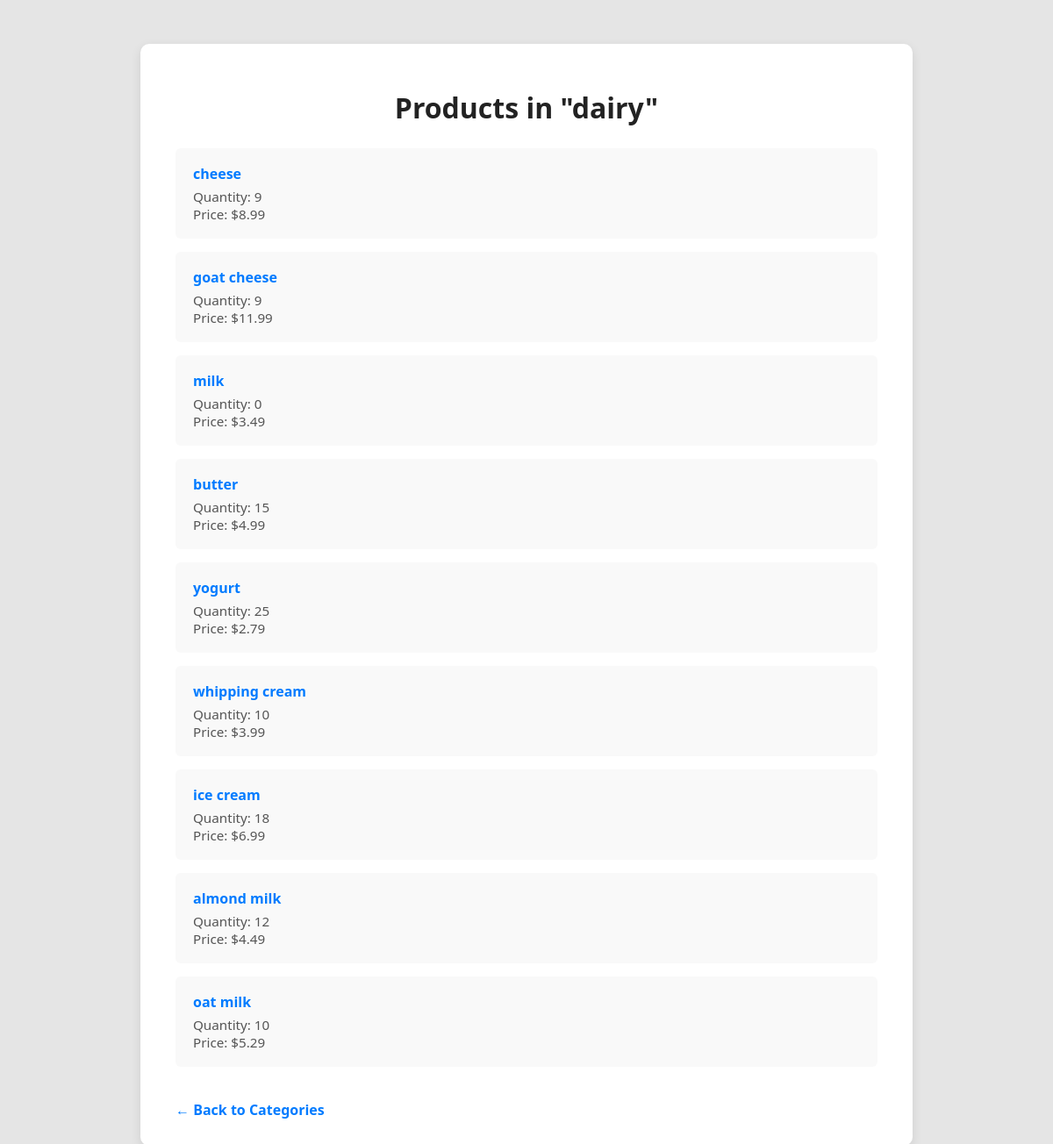
Screenshot of /categories/dairy with the database file from the repository.
### app.py (models this page shows)
class Product(db.Model):
    __tablename__ = "products"
    id = mapped_column(Integer, primary_key=True)
    name = mapped_column(String)
    qty = mapped_column(Integer, default=0)
    price = mapped_column(Float)
    category_id = mapped_column(Integer, ForeignKey("Categories.id"))
    category = relationship("Category", back_populates="products")

### app.py (the view)
@app.route("/categories/<string:category_name>")
def category_products(category_name):
    products = db.session.execute(db.select(Product).where(Product.category.has(Category.name == category_name))).scalars()
    return render_template("products.html", category=category_name, data=products)

### templates/products.html (shortened to what this page needs)
<!DOCTYPE html>
<html lang="en">
<head>
    <link rel="stylesheet" href="{{ url_for('static', filename='style.css') }}">
</head>
<body>
    <div class="customers-container">
        <h1>
            {% if category %}Products in "{{ category }}"{% else %}All Products{% endif %}
        </h1>
        {% if data %}
        <ul class="customers-list">
            {% for product in data %}
            <li>
                <div class="customer-info">
                    <span class="customer-name">{{ product.name }}</span>
                    <span class="customer-phone">Quantity: {{ product.qty }}</span>
                    {% if product.price is defined %}
                        <span class="customer-phone">Price: ${{ product.price }}</span>
                    {% endif %}
                </div>
            </li>
            {% endfor %}
        </ul>
        {% else %}
        <p>No products found.</p>
        {% endif %}
        <br>
        {% if category %}
        <a class="customer-link" href="{{ url_for('show_categories') }}">← Back to Categories</a>
        {% else %}
        <a class="customer-link" href="{{ url_for('home') }}">← Back to Homepage</a>
        {% endif %}
    </div>
</body>
</html>

### static/style.css (style rules this page uses)
body { font-family: 'Segoe UI', Tahoma, Geneva, Verdana, sans-serif; background-color: #e5e5e5; margin: 0; padding: 0; color: #333; }
.customers-container { max-width: 800px; margin: 50px auto; background-color: #ffffff; border-radius: 10px; padding: 30px 40px; box-shadow: 0 4px 12px rgba(0, 0, 0, 0.1); }
.customers-container h1 { color: #222; text-align: center; margin-bottom: 25px; }
.customers-list { list-style-type: none; padding: 0; }
.customers-list li { background-color: #f9f9f9; margin-bottom: 15px; padding: 18px 20px; border-radius: 6px; display: flex; justify-content: space-between; align-items: center; transition: background-color 0.2s ease-in-out; }
.customer-info { display: flex; flex-direction: column; }
.customer-name { font-weight: bold; color: #007BFF; margin-bottom: 5px; }
.customer-phone { font-size: 0.95rem; color: #555; }
.customer-link { text-decoration: none; color: #007BFF; font-weight: bold; }

### rows the page displays
Product: name "cheese", qty "9", price "8.99"
Product: name "goat cheese", qty "9", price "11.99"
Product: name "milk", qty "0", price "3.49"
Product: name "butter", qty "15", price "4.99"
Product: name "yogurt", qty "25", price "2.79"
Product: name "whipping cream", qty "10", price "3.99"
Product: name "ice cream", qty "18", price "6.99"
Product: name "almond milk", qty "12", price "4.49"
Product: name "oat milk", qty "10", price "5.29"

### other values shown
{{ category }} "dairy"
